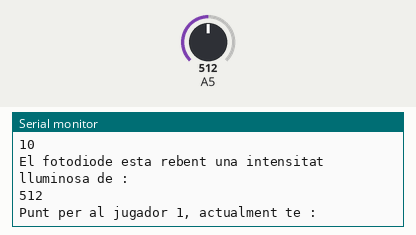
Simulated run of this sketch. Board: Arduino Uno, built with avr-gcc and run on an emulated ATmega328P. Parts: the last lines printed to the serial monitor. The test bench sets the inputs (shaded band); at power-on: A5 = 512. At 10.1 s the program stops and its outputs stay as they are.

Above: at 1.2 s.
1.3 s: A5 set to 306
At 1.39 s:
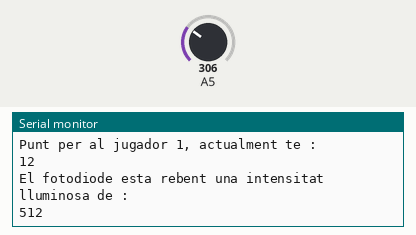
4.3 s: A5 set to 90
At 4.5 s:
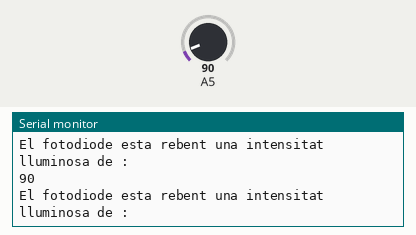
7.3 s: A5 set to 110
At 10.6 s:
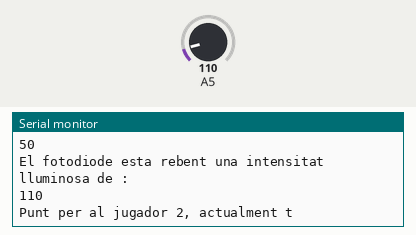
Timing chart, 0 to 11.6 s (numbered marks = the images above; inputs shaded):
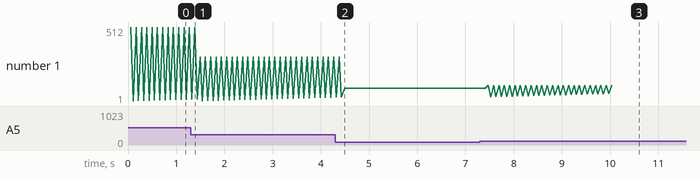

Measured:
- after the input at 4.3 s, the serial monitor: prints a new line after 0.19 s (image 2)
- after the input at 7.3 s, the serial monitor: prints a new line after 0.17 s (image 3)
- plotted number 1: 512 → 306 after the input at 1.3 s, 306 → 90 after the input at 4.3 s, 90 → 110 after the input at 7.3 s

The sketch:

P3_code.ino
```cpp
const int photodiode = A5;
const int bright_LED = 2;
unsigned long llindar = 500;
unsigned long tempslimit = 10000;
unsigned long photodiode_value;
unsigned long minim = 100;
unsigned long maxim = 900;
unsigned long temps;
int comptadorJ1 = 0;
int comptadorJ2 = 0;


void setup() {
  // put your setup code here, to run once:
  Serial.begin(9600);
 }

void loop() {
     photodiode_value = analogRead(5); // llegim la intensitat lluminosa que rep el fotodiode
     Serial.println("El fotodiode esta rebent una intensitat lluminosa de : ");
     Serial.println(photodiode_value); // imprimim per pantalla la intensitat lluminosa que rep el fotodiode

     // si la intensitat lluminosa que rep el fotodiode és superior o igual a la llindar però inferior al màxim  (és a dir, està en el rang de punts del J1),
     // sumem 1 als punts del J1 i imprimim per pantalla el missatge "Punt per al jugador 1, actualment te : "
     if (photodiode_value >= llindar && photodiode_value <= maxim){
         Serial.println("Punt per al jugador 1, actualment te : ");
         comptadorJ1 = comptadorJ1 + 1;
         Serial.println(comptadorJ1);


     }
     // si la intensitat lluminosa que rep el fotodiode és inferior a la llindar però superior al mínim  (és a dir, està en el rang de punts del J2), sumem 1 als punts del
     //J2 i imprimim per pantalla el missatge "Punt per al jugador 2, actualment te : "
     else if (photodiode_value < llindar && photodiode_value >= minim){
         Serial.println("Punt per al jugador 2, actualment te : ");
         comptadorJ2 = comptadorJ2 + 1;
         Serial.println(comptadorJ2);

     }

     // Guardem el nombre de mil·lisegons passats des que la placa Arduino va començar a executar el programa actual en una variable anomenada temps
     temps = millis();
     if (temps>tempslimit){  // el programa finalitza en el moment en que temps > tempslimit
         Serial.println("S'ha acabat el temps... El guanyador es:");
         if (comptadorJ1 > comptadorJ2){
            Serial.println("jugador 1 ");
            exit(0);
         }
         else if(comptadorJ1 < comptadorJ2){
            Serial.println("jugador 2");
            exit(0);
         }else{
            Serial.println("Ningu, es un empat");
            exit(0);
         }
     }


}
```
